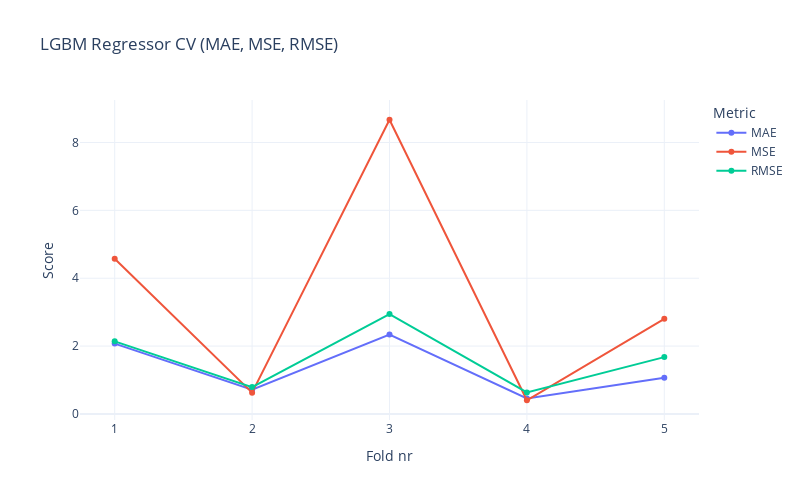

Source (notebook cell):
### Markdown cell above
Cross validation plot for the LGBM model

### Code cell
cv_curve_df = pd.DataFrame(lgb_fold_metrics)
cv_curve_long = cv_curve_df.melt(id_vars=['Fold'], value_vars=['MAE', 'MSE', 'RMSE'],
                                 var_name='Metric', value_name='Score')

fig = px.line(
    cv_curve_long,
    x='Fold',
    y='Score',
    color='Metric',
    markers=True,
    title='LGBM Regressor CV (MAE, MSE, RMSE)',
    labels={'Score': 'Error metric', 'Fold': 'CV Fold'},
    template='plotly_white'
)

fig.update_layout(
    width=800,
    height=500,
    xaxis_title='Fold nr',
    yaxis_title='Score',
    legend_title_text='Metric'
)

fig.show()

### Figure 1 — Plotly figure (JSON) as saved in the notebook; plotly's stock layout.template omitted (floating-point values rounded to 4 significant figures)
{"data": [{"hovertemplate": "Metric=MAE<br>CV Fold=%{x}<br>Error metric=%{y}<extra></extra>", "legendgroup": "MAE", "line": {"color": "#636efa", "dash": "solid"}, "marker": {"symbol": "circle"}, "mode": "lines+markers", "name": "MAE", "orientation": "v", "showlegend": true, "type": "scatter", "x": [1, 2, 3, 4, 5], "xaxis": "x", "y": [2.074, 0.7165, 2.341, 0.4562, 1.065], "yaxis": "y"}, {"hovertemplate": "Metric=MSE<br>CV Fold=%{x}<br>Error metric=%{y}<extra></extra>", "legendgroup": "MSE", "line": {"color": "#EF553B", "dash": "solid"}, "marker": {"symbol": "circle"}, "mode": "lines+markers", "name": "MSE", "orientation": "v", "showlegend": true, "type": "scatter", "x": [1, 2, 3, 4, 5], "xaxis": "x", "y": [4.576, 0.6267, 8.67, 0.4036, 2.804], "yaxis": "y"}, {"hovertemplate": "Metric=RMSE<br>CV Fold=%{x}<br>Error metric=%{y}<extra></extra>", "legendgroup": "RMSE", "line": {"color": "#00cc96", "dash": "solid"}, "marker": {"symbol": "circle"}, "mode": "lines+markers", "name": "RMSE", "orientation": "v", "showlegend": true, "type": "scatter", "x": [1, 2, 3, 4, 5], "xaxis": "x", "y": [2.139, 0.7917, 2.945, 0.6353, 1.675], "yaxis": "y"}], "layout": {"height": 500, "legend": {"title": {"text": "Metric"}, "tracegroupgap": 0}, "title": {"text": "LGBM Regressor CV (MAE, MSE, RMSE)"}, "width": 800, "xaxis": {"anchor": "y", "autorange": true, "domain": [0, 1], "range": [0.7473, 5.253], "title": {"text": "Fold nr"}, "type": "linear"}, "yaxis": {"anchor": "x", "autorange": true, "domain": [0, 1], "range": [-0.1785, 9.253], "title": {"text": "Score"}, "type": "linear"}}}
